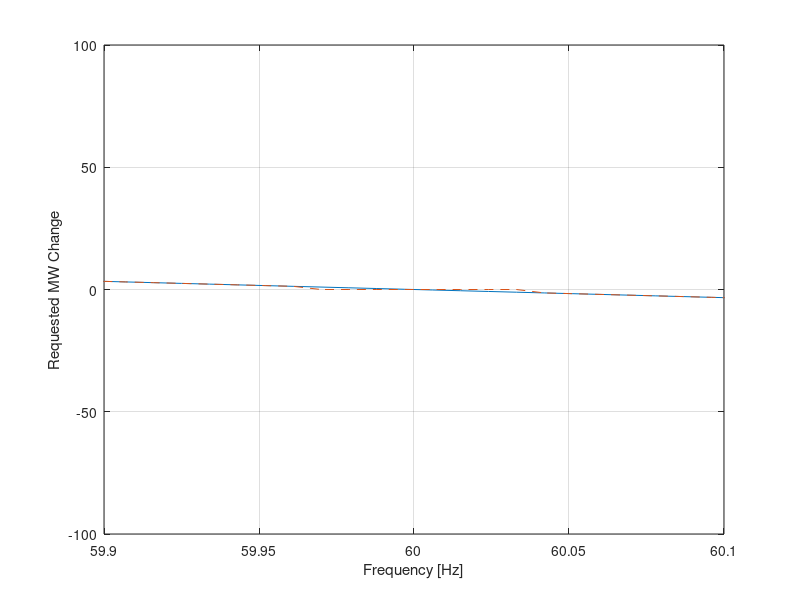

MATLAB code for this plot:
%%  deadbandCtrlTest.m
%   Thad Haines         Research
%   Program Purpose:    Experiment with deadband control
%                       Attempt to eliminate step

%   History:
%   10/03/19    15:10   init 
%% init
clear; format compact; clc; close all;
format long;

%% Knowns
Mbase = 100;    %MVA
R = 0.05;       %Amount of speed change for 100% change in power
fBase = 60;

deadband = .036;%Hz

xs = .009;
fRange = [fBase*(1-R):xs:fBase*(1+R)];

%% Initial no deadband function
plot(fRange, (fBase-fRange)/fBase*(Mbase/R))

%% step deadband
fInput = (fBase-fRange)/fBase;
fDB = fInput.* (abs(fInput)> (deadband/fBase));
hold on
plot(fRange, fDB*(Mbase/R), '--')

grid on
xlim([59.9,60.1])
xlabel('Frequency [Hz]')
ylabel('Requested MW Change')

%% adjustable ramp input...

%% Experimental ramp